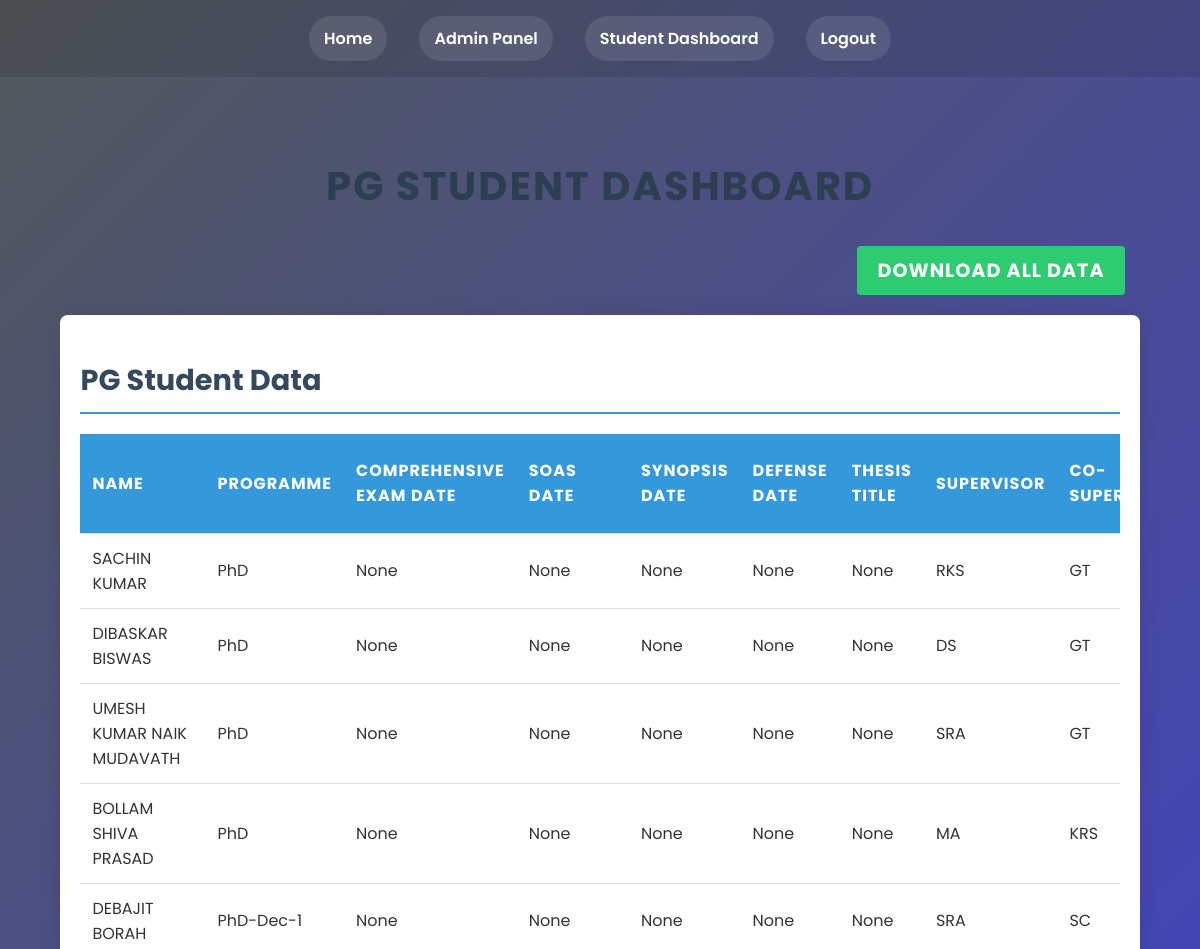
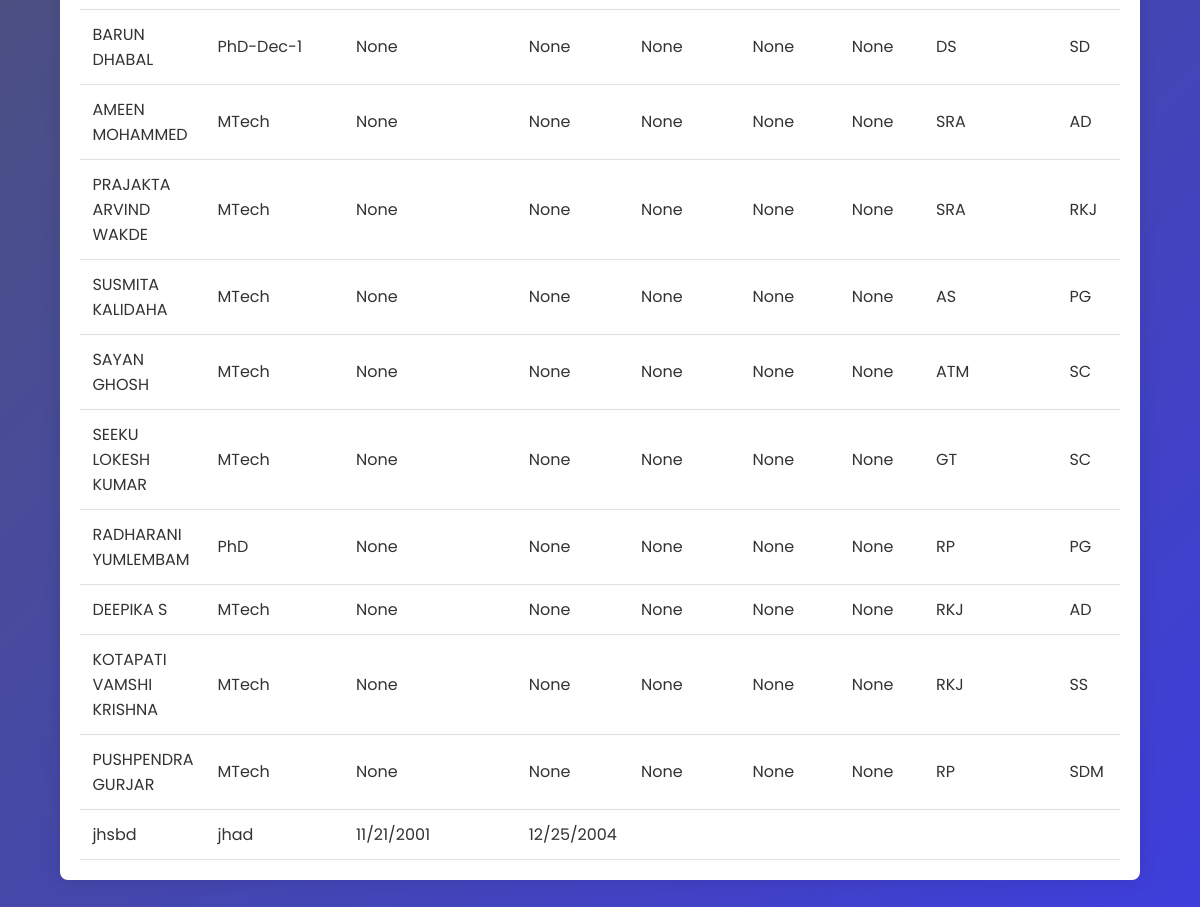
The page /pg_student_dashboard (signed in) on the database as committed earlier (2 pictures, top to bottom).
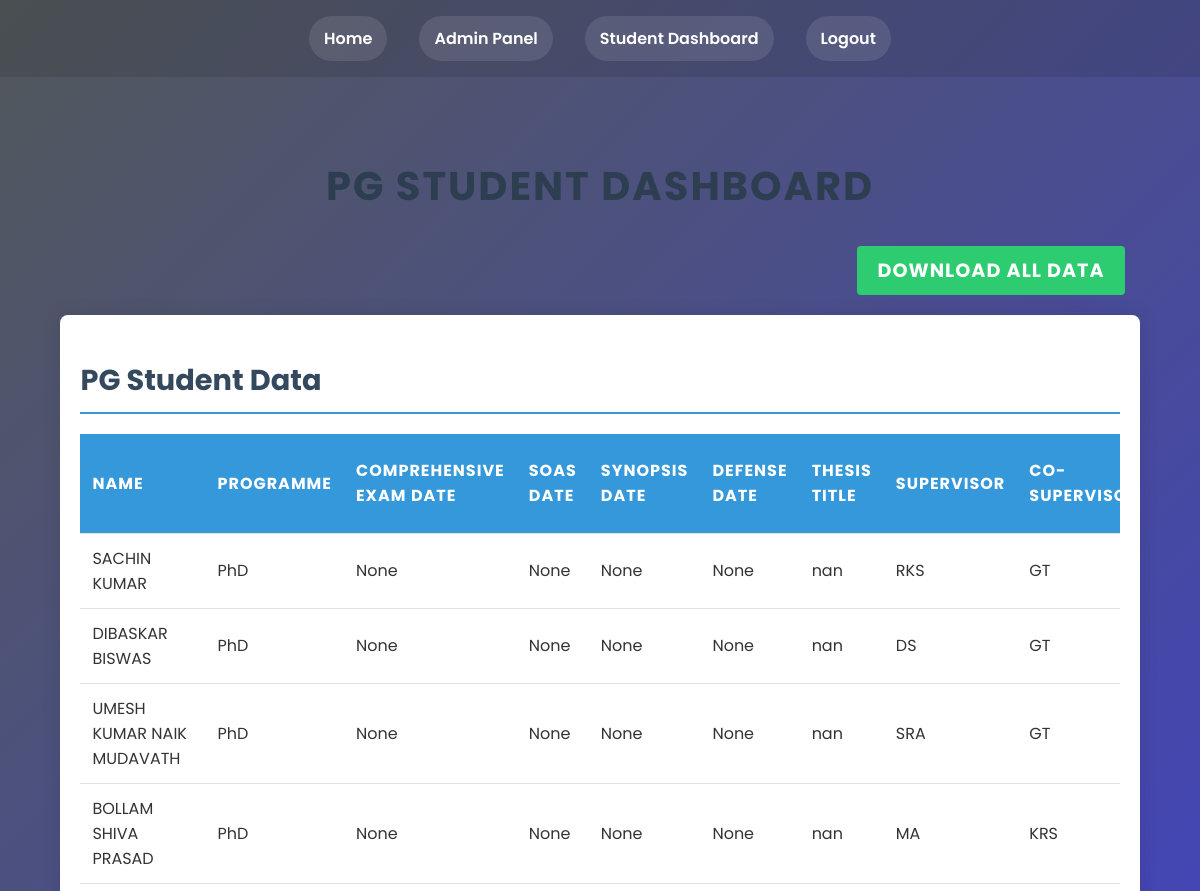
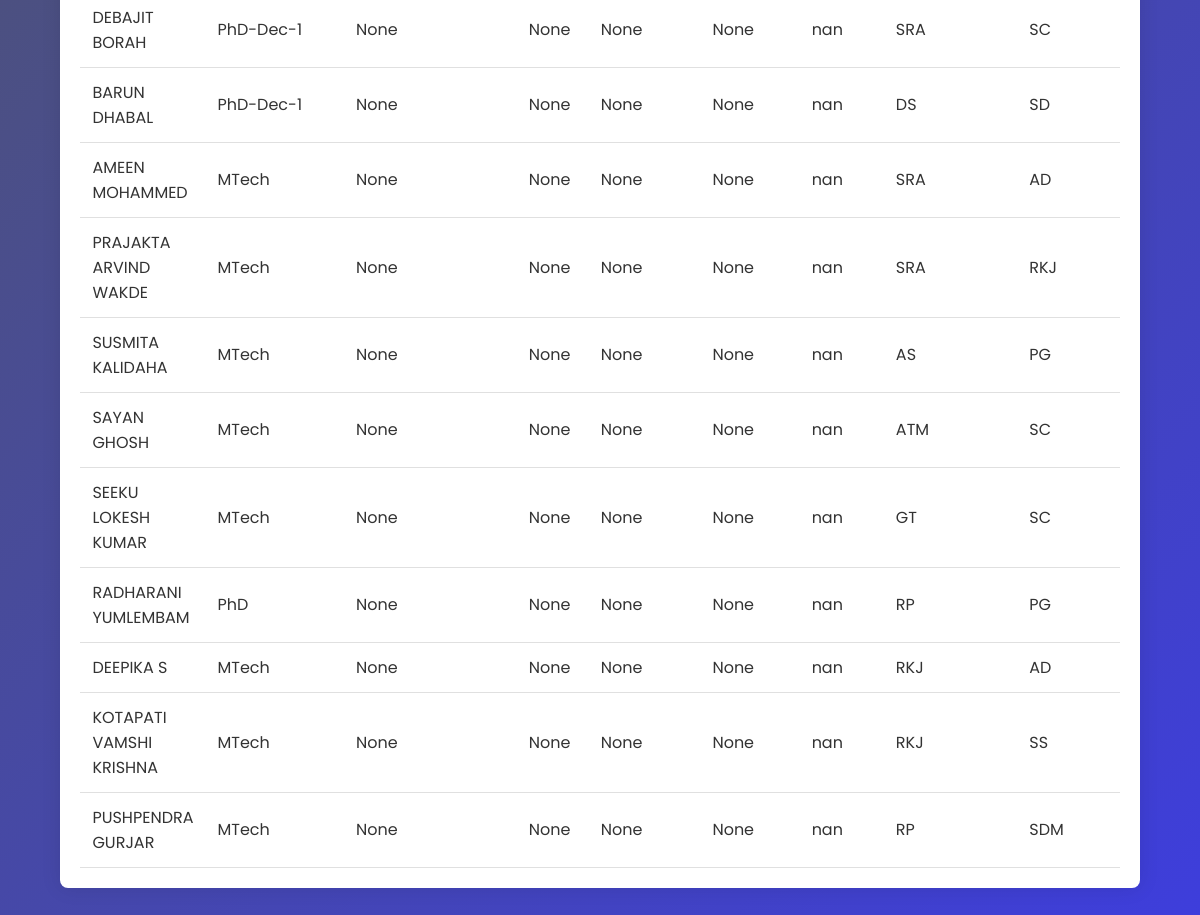
The same page on the database as committed later (2 pictures, top to bottom).
### models.py (models this page shows)
class PGStudentData(db.Model):
    id = db.Column(db.Integer, primary_key=True)
    student_name = db.Column(db.String(100), nullable=False)
    programme = db.Column(db.String(100))
    comprehensive_exam_date = db.Column(db.String(100))
    soas_date = db.Column(db.String(100))
    synopsis_date = db.Column(db.String(100))
    defense_date = db.Column(db.String(100))
    thesis_title = db.Column(db.String(200))
    supervisor = db.Column(db.String(100))
    co_supervisor = db.Column(db.String(100))
    extra_column1 = db.Column(db.String(100))
    extra_column2 = db.Column(db.String(100))

### routes.py (the view, shortened to what this page needs)
@app.route("/pg_student_dashboard", methods=['GET', 'POST'])
@login_required
def pg_student_dashboard():
    if current_user.role not in ['pg_student_admin', 'admin', 'equipment_admin', 'space_admin', 'student', 'super_admin']:
        flash('Access denied. You must be a PG Student Admin, Admin, Equipment Admin or space admin to view this page.', 'danger')
        return redirect(url_for('home'))
    if current_user.role in ['admin', 'equipment_admin', 'space_admin']:
        pg_student_data = PGStudentData.query.all()
        programmes = db.session.query(PGStudentData.programme).distinct().all()
        programmes = [p[0] for p in programmes]
        return render_template('pg_student_dashboard.html',
                               title='PG Student Dashboard',
                               pg_student_data=pg_student_data,
                               programmes=programmes,
                               is_admin=True)

### models.py (called while the page is built)
@login_manager.user_loader
def load_user(user_id):
    return User.query.get(int(user_id))

### templates/pg_student_dashboard.html (shortened to what this page needs)
{% extends "layout.html" %}
{% block content %}
<div class="container">
    <h1 class="dashboard-title">PG Student Dashboard</h1>
    {% if is_admin %}
        <div class="download-section">
            <a href="{{ url_for('download_all_pg_data') }}" class="btn btn-success">Download All Data</a>
        </div>
        {% endif %}
    <div class="data-section">
        <h2>PG Student Data</h2>
        <div class="table-responsive">
            <table class="table table-striped table-hover">
                <thead>
                    <tr>
                        <th>Name</th>
                        <th>Programme</th>
                        <th>Comprehensive Exam Date</th>
                        <th>SOAS Date</th>
                        <th>Synopsis Date</th>
                        <th>Defense Date</th>
                        <th>Thesis Title</th>
                        <th>Supervisor</th>
                        <th>Co-Supervisor</th>
                    </tr>
                </thead>
                <tbody>
                    {% for data in pg_student_data %}
                    <tr>
                        <td>{{ data.student_name }}</td>
                        <td>{{ data.programme }}</td>
                        <td>{{ data.comprehensive_exam_date }}</td>
                        <td>{{ data.soas_date }}</td>
                        <td>{{ data.synopsis_date }}</td>
                        <td>{{ data.defense_date }}</td>
                        <td>{{ data.thesis_title }}</td>
                        <td>{{ data.supervisor }}</td>
                        <td>{{ data.co_supervisor }}</td>
                    </tr>
                    {% endfor %}
                </tbody>
            </table>
        </div>
    </div>
</div>
{% endblock content %}

Rows that differ between the two databases and show on the page:
removed PGStudentData: student_name "jhsbd", programme "jhad", comprehensive_exam_date "11/21/2001", soas_date "12/25/2004"
changed PGStudentData "SACHIN KUMAR": thesis_title "None" → "nan"
changed PGStudentData "DIBASKAR BISWAS": thesis_title "None" → "nan"
changed PGStudentData "UMESH KUMAR NAIK MUDAVATH": thesis_title "None" → "nan"
changed PGStudentData "BOLLAM SHIVA PRASAD": thesis_title "None" → "nan"
changed PGStudentData "DEBAJIT BORAH": thesis_title "None" → "nan"
changed PGStudentData "BARUN DHABAL": thesis_title "None" → "nan"
changed PGStudentData "AMEEN MOHAMMED": thesis_title "None" → "nan"
changed PGStudentData "PRAJAKTA ARVIND WAKDE": thesis_title "None" → "nan"
changed PGStudentData "SUSMITA KALIDAHA": thesis_title "None" → "nan"
changed PGStudentData "SAYAN GHOSH": thesis_title "None" → "nan"
changed PGStudentData "SEEKU LOKESH KUMAR": thesis_title "None" → "nan"
changed PGStudentData "RADHARANI YUMLEMBAM": thesis_title "None" → "nan"
changed PGStudentData "DEEPIKA S": thesis_title "None" → "nan"
changed PGStudentData "KOTAPATI VAMSHI KRISHNA": thesis_title "None" → "nan"
changed PGStudentData "PUSHPENDRA GURJAR": thesis_title "None" → "nan"
